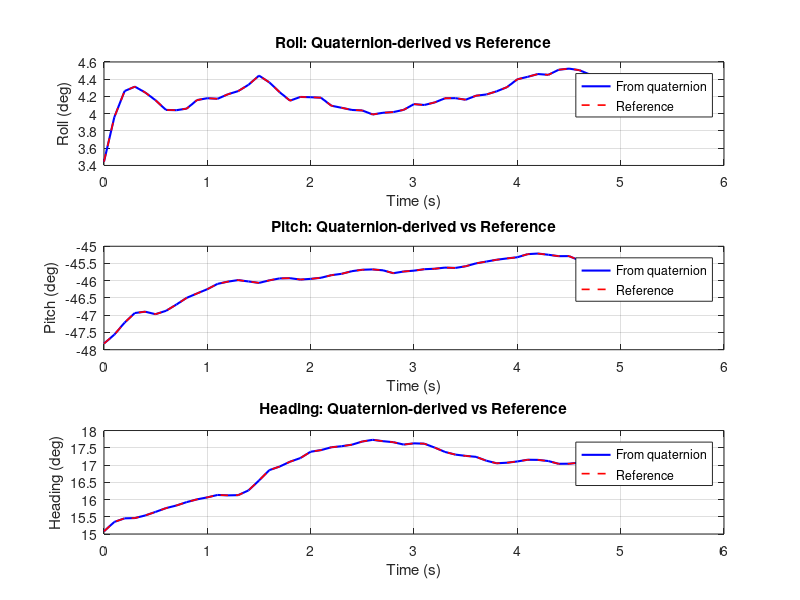

Here is the MATLAB script that generated this plot: (Note: this script raises an error after producing the figure.)
% quaternion_to_euler.m
% Convert quaternion (qx, qy, qz, qw) to Euler angles (roll, pitch, heading/yaw)
%
% Data columns: time x y z qx qy qz qw roll -pitch -heading
%
% Usage:
%   Place your data in a text file (e.g., data.txt) with space-separated values,
%   then run this script. Or paste the data directly into the variable below.

%% ---- Load data ----
% Option 1: Load from file
% data = load('data.txt');

% Option 2: Inline data
data = [
1772082313.488465071 -0.087903 -0.087254 0.015663 0.080388 0.398013 -0.131960 0.904273 3.444 47.820 -15.078
1772082313.588316679 -0.091919 -0.091930 0.017126 0.085156 0.395186 -0.135948 0.904486 3.960 47.564 -15.350
1772082313.688061237 -0.097079 -0.094497 0.021527 0.087577 0.391957 -0.137876 0.905367 4.263 47.213 -15.454
1772082313.786988497 -0.099153 -0.095403 0.024515 0.087743 0.389690 -0.138161 0.906286 4.314 46.936 -15.462
1772082313.886378288 -0.100686 -0.096099 0.024305 0.087431 0.389405 -0.138529 0.906382 4.247 46.897 -15.537
1772082313.986061096 -0.101791 -0.095798 0.022948 0.087142 0.390016 -0.139024 0.906072 4.157 46.970 -15.639
1772082314.088525772 -0.102917 -0.095595 0.023948 0.086529 0.389290 -0.139536 0.906364 4.044 46.872 -15.750
1772082314.188471794 -0.103780 -0.095082 0.023669 0.086579 0.387802 -0.140154 0.906902 4.041 46.691 -15.826
1772082314.288597822 -0.105601 -0.094969 0.024290 0.086868 0.386153 -0.141038 0.907441 4.059 46.496 -15.925
1772082314.388451815 -0.108209 -0.094676 0.026285 0.087795 0.384957 -0.142028 0.907705 4.158 46.369 -16.004
1772082314.488193035 -0.110256 -0.095442 0.027045 0.088035 0.383905 -0.142578 0.908041 4.180 46.245 -16.062
1772082314.587598324 -0.112005 -0.095152 0.027671 0.088064 0.382625 -0.143143 0.908489 4.173 46.090 -16.132
1772082314.688188553 -0.114427 -0.093320 0.028988 0.088377 0.382049 -0.143239 0.908686 4.226 46.025 -16.120
1772082314.786797047 -0.115945 -0.092276 0.029581 0.088640 0.381648 -0.143415 0.908801 4.262 45.981 -16.126
1772082314.886513710 -0.117592 -0.091930 0.027757 0.089716 0.381767 -0.144739 0.908436 4.335 46.021 -16.264
1772082314.988530874 -0.119204 -0.092719 0.026253 0.091566 0.381734 -0.147372 0.907841 4.442 46.062 -16.552
1772082315.088491917 -0.120275 -0.093182 0.026014 0.091866 0.381008 -0.149503 0.907768 4.363 45.989 -16.852
1772082315.188417435 -0.120281 -0.092646 0.026217 0.091248 0.380624 -0.149957 0.907916 4.250 45.932 -16.956
1772082315.288536072 -0.120455 -0.091512 0.025388 0.090930 0.380589 -0.150743 0.907833 4.151 45.926 -17.096
1772082315.388659716 -0.119449 -0.091188 0.025344 0.091665 0.380770 -0.151711 0.907522 4.195 45.966 -17.201
1772082315.488728523 -0.119927 -0.090460 0.025024 0.092230 0.380462 -0.153167 0.907349 4.191 45.945 -17.386
1772082315.588075161 -0.119758 -0.090564 0.025397 0.092304 0.380182 -0.153519 0.907399 4.186 45.914 -17.432
1772082315.688622236 -0.118560 -0.092021 0.025702 0.091761 0.379643 -0.153885 0.907618 4.093 45.839 -17.515
1772082315.788132668 -0.118504 -0.091734 0.025892 0.091626 0.379334 -0.154056 0.907732 4.069 45.799 -17.545
1772082315.888094902 -0.118020 -0.092895 0.028491 0.091491 0.378722 -0.154345 0.907952 4.044 45.722 -17.590
1772082315.988600731 -0.118168 -0.092828 0.027424 0.091699 0.378328 -0.155062 0.907973 4.038 45.681 -17.682
1772082316.088427782 -0.118065 -0.093617 0.028732 0.091484 0.378277 -0.155299 0.907975 3.991 45.672 -17.731
1772082316.188595295 -0.115317 -0.094768 0.026923 0.091539 0.378487 -0.155046 0.907926 4.011 45.697 -17.691
1772082316.288543224 -0.114958 -0.094184 0.026873 0.091599 0.379167 -0.154820 0.907674 4.019 45.781 -17.662
1772082316.388628006 -0.115641 -0.093805 0.026152 0.091521 0.378796 -0.154371 0.907914 4.045 45.732 -17.593
1772082316.488386869 -0.115129 -0.094837 0.026630 0.092138 0.378482 -0.154879 0.907896 4.111 45.708 -17.629
1772082316.588245392 -0.114700 -0.094779 0.027381 0.091980 0.378171 -0.154779 0.908058 4.101 45.666 -17.619
1772082316.688461065 -0.114336 -0.094881 0.026220 0.091825 0.378111 -0.153981 0.908235 4.131 45.652 -17.505
1772082316.788459778 -0.114228 -0.095046 0.024669 0.091754 0.377887 -0.153147 0.908476 4.179 45.619 -17.379
1772082316.888484955 -0.112430 -0.095797 0.025849 0.091522 0.378021 -0.152538 0.908546 4.181 45.628 -17.302
1772082316.988432169 -0.113055 -0.095433 0.027640 0.091205 0.377691 -0.152198 0.908772 4.162 45.580 -17.265
1772082317.088559628 -0.111940 -0.095165 0.028492 0.091388 0.376983 -0.152141 0.909057 4.209 45.496 -17.237
1772082317.188475132 -0.111884 -0.095597 0.028079 0.091077 0.376635 -0.151313 0.909371 4.223 45.444 -17.125
1772082317.288603783 -0.111123 -0.095525 0.029385 0.091067 0.376224 -0.150852 0.909618 4.260 45.391 -17.050
1772082317.388461828 -0.111805 -0.095394 0.029291 0.091462 0.375844 -0.151147 0.909687 4.308 45.353 -17.067
1772082317.488523483 -0.111731 -0.095932 0.030218 0.092271 0.375421 -0.151745 0.909680 4.399 45.319 -17.103
1772082317.588543177 -0.112863 -0.095731 0.031984 0.092562 0.374627 -0.152246 0.909894 4.428 45.229 -17.153
1772082317.688210011 -0.113937 -0.095342 0.032941 0.092789 0.374448 -0.152326 0.909932 4.460 45.212 -17.149
1772082317.788574219 -0.114043 -0.094251 0.032385 0.092642 0.374767 -0.152021 0.909866 4.451 45.247 -17.115
1772082317.888507605 -0.113964 -0.093413 0.030588 0.092890 0.375079 -0.151570 0.909788 4.510 45.287 -17.035
1772082317.988526344 -0.114070 -0.093241 0.028655 0.093002 0.375047 -0.151633 0.909779 4.523 45.286 -17.037
1772082318.088591576 -0.114479 -0.093415 0.027496 0.093094 0.376037 -0.151798 0.909333 4.505 45.410 -17.069
1772082318.188620090 -0.113525 -0.093917 0.026963 0.092633 0.377016 -0.151177 0.909079 4.455 45.519 -17.013
1772082318.288569450 -0.113065 -0.093770 0.027054 0.092064 0.377463 -0.151109 0.908962 4.365 45.563 -17.043
1772082318.388525486 -0.112339 -0.094520 0.026051 0.092036 0.377794 -0.151296 0.908797 4.342 45.604 -17.078
1772082318.488527298 -0.111245 -0.094828 0.026325 0.091894 0.378588 -0.151610 0.908428 4.283 45.701 -17.144
1772082318.588459730 -0.111122 -0.095613 0.027491 0.091517 0.378518 -0.151150 0.908572 4.258 45.683 -17.096
1772082318.688431025 -0.111531 -0.095430 0.026721 0.092485 0.378127 -0.151883 0.908514 4.364 45.656 -17.144
1772082318.788272142 -0.110832 -0.096032 0.026262 0.093209 0.377614 -0.152585 0.908536 4.438 45.610 -17.200
1772082318.887327194 -0.110248 -0.096979 0.026213 0.093335 0.378069 -0.152616 0.908328 4.445 45.669 -17.203
1772082318.986611128 -0.109518 -0.097365 0.026340 0.093358 0.378582 -0.152477 0.908136 4.446 45.732 -17.186
];

%% ---- Parse columns ----
t        = data(:, 1);   % timestamp
% x, y, z = data(:,2:4)  % position (not used here)
qx       = data(:, 5);
qy       = data(:, 6);
qz       = data(:, 7);
qw       = data(:, 8);
% Columns 9-11 are reference values from original data:
%   col9  = roll（真实横滚角）
%   col10 = −pitch（负的真实俯仰角，需取反）
%   col11 = −heading（负的真实航向角，需取反）
ref_roll    =  data(:, 9);
ref_pitch   = -data(:,10);   % 取反得到真实俯仰角
ref_heading = -data(:,11);   % 取反得到真实航向角

%% ---- Quaternion -> Euler angles (ZYX / aerospace convention) ----
% Roll  (phi)   : rotation about X-axis
% Pitch (theta) : rotation about Y-axis
% Yaw   (psi)   : rotation about Z-axis  (heading)
%
% Formulas (Hamilton convention, qw is the scalar part):
%   roll    = atan2( 2*(qw*qx + qy*qz),  1 - 2*(qx^2 + qy^2) )
%   pitch   = asin( 2*(qw*qy - qz*qx) )
%   heading = atan2( 2*(qw*qz + qx*qy),  1 - 2*(qy^2 + qz^2) )
%
% 注意（符号约定）：
%   由于该传感器采用特定坐标系约定，上述公式直接计算出的中间量等于
%   数据文件中存储的原始列值，即：
%     raw_pitch_deg   ≈ col10 = −pitch（负的真实俯仰角）
%     raw_heading_deg ≈ col11 = −heading（负的真实航向角）
%   因此，真实姿态角需对 pitch 和 heading 取反：
%     真实 pitch   = −raw_pitch_deg
%     真实 heading = −raw_heading_deg

roll_rad    = atan2(2*(qw.*qx + qy.*qz),  1 - 2*(qx.^2 + qy.^2));
raw_pitch   = asin( 2*(qw.*qy - qz.*qx) );
raw_heading = atan2(2*(qw.*qz + qx.*qy),  1 - 2*(qy.^2 + qz.^2));

% 中间量（等于文件原始列，即 -pitch 和 -heading）
raw_roll_deg    = rad2deg(roll_rad);
raw_pitch_deg   = rad2deg(raw_pitch);
raw_heading_deg = rad2deg(raw_heading);

% 真实姿态角（度）
% roll 符号正确，无需取反；pitch 和 heading 需取反
roll_deg    =  raw_roll_deg;
pitch_deg   = -raw_pitch_deg;       % 真实俯仰角
heading_deg = -raw_heading_deg;     % 真实航向角

%% ---- Display results (真实姿态角) ----
% 注：roll 无需修正；pitch = -raw_pitch；heading = -raw_heading
fprintf('%20s  %10s  %10s  %12s\n', 'Timestamp', 'Roll(deg)', 'Pitch(deg)', 'Heading(deg)');
fprintf('%s\n', repmat('-', 1, 58));
for i = 1:size(data, 1)
    fprintf('%20.6f  %10.4f  %10.4f  %12.4f\n', ...
        t(i), roll_deg(i), pitch_deg(i), heading_deg(i));
end

%% ---- Plot comparison ----
figure;

subplot(3,1,1);
plot(t - t(1), roll_deg,    'b-', 'LineWidth', 1.5); hold on;
plot(t - t(1), ref_roll,    'r--','LineWidth', 1.2);
xlabel('Time (s)'); ylabel('Roll (deg)');
title('Roll: Quaternion-derived vs Reference');
legend('From quaternion','Reference');
grid on;

subplot(3,1,2);
plot(t - t(1), pitch_deg,   'b-', 'LineWidth', 1.5); hold on;
plot(t - t(1), ref_pitch,   'r--','LineWidth', 1.2);
xlabel('Time (s)'); ylabel('Pitch (deg)');
title('Pitch: Quaternion-derived vs Reference');
legend('From quaternion','Reference');
grid on;

subplot(3,1,3);
plot(t - t(1), heading_deg, 'b-', 'LineWidth', 1.5); hold on;
plot(t - t(1), ref_heading, 'r--','LineWidth', 1.2);
xlabel('Time (s)'); ylabel('Heading (deg)');
title('Heading: Quaternion-derived vs Reference');
legend('From quaternion','Reference');
grid on;

sgtitle('四元数 \rightarrow 真实姿态角（已修正 pitch/heading 符号）');
